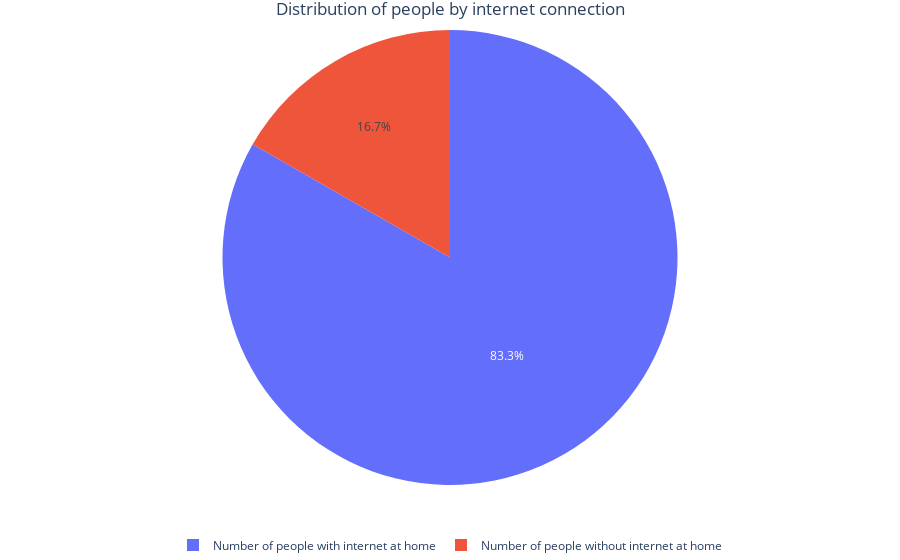

The notebook cell this image was saved under:
### Code cell
df = alcohol.sex
number_of_people_with_and_without_internet = [alcohol[alcohol['internet']=='yes'].shape[0], alcohol[alcohol['internet']=='no'].shape[0]]
names_of_the_values = ['Number of people with internet at home','Number of people without internet at home']
fig = px.pie(df, values = number_of_people_with_and_without_internet, names = names_of_the_values)
fig.update_layout(
    title="Distribution of people by internet connection",
    title_x = 0.5,
    legend=dict(x=.5, xanchor="center", orientation="h"),
    margin=dict(l=0, r=0, t=30, b=0))
fig.show()

### Figure 1 — Plotly figure (JSON) as saved in the notebook; plotly's stock layout.template omitted (floating-point values rounded to 4 significant figures)
{"data": [{"domain": {"x": [0, 1], "y": [0, 1]}, "hovertemplate": "label=%{label}<br>value=%{value}<extra></extra>", "labels": ["Number of people with internet at home", "Number of people without internet at home"], "legendgroup": "", "name": "", "showlegend": true, "type": "pie", "values": [329, 66]}], "layout": {"legend": {"orientation": "h", "tracegroupgap": 0, "x": 0.5, "xanchor": "center"}, "margin": {"b": 0, "l": 0, "r": 0, "t": 30}, "title": {"text": "Distribution of people by internet connection", "x": 0.5}}}
